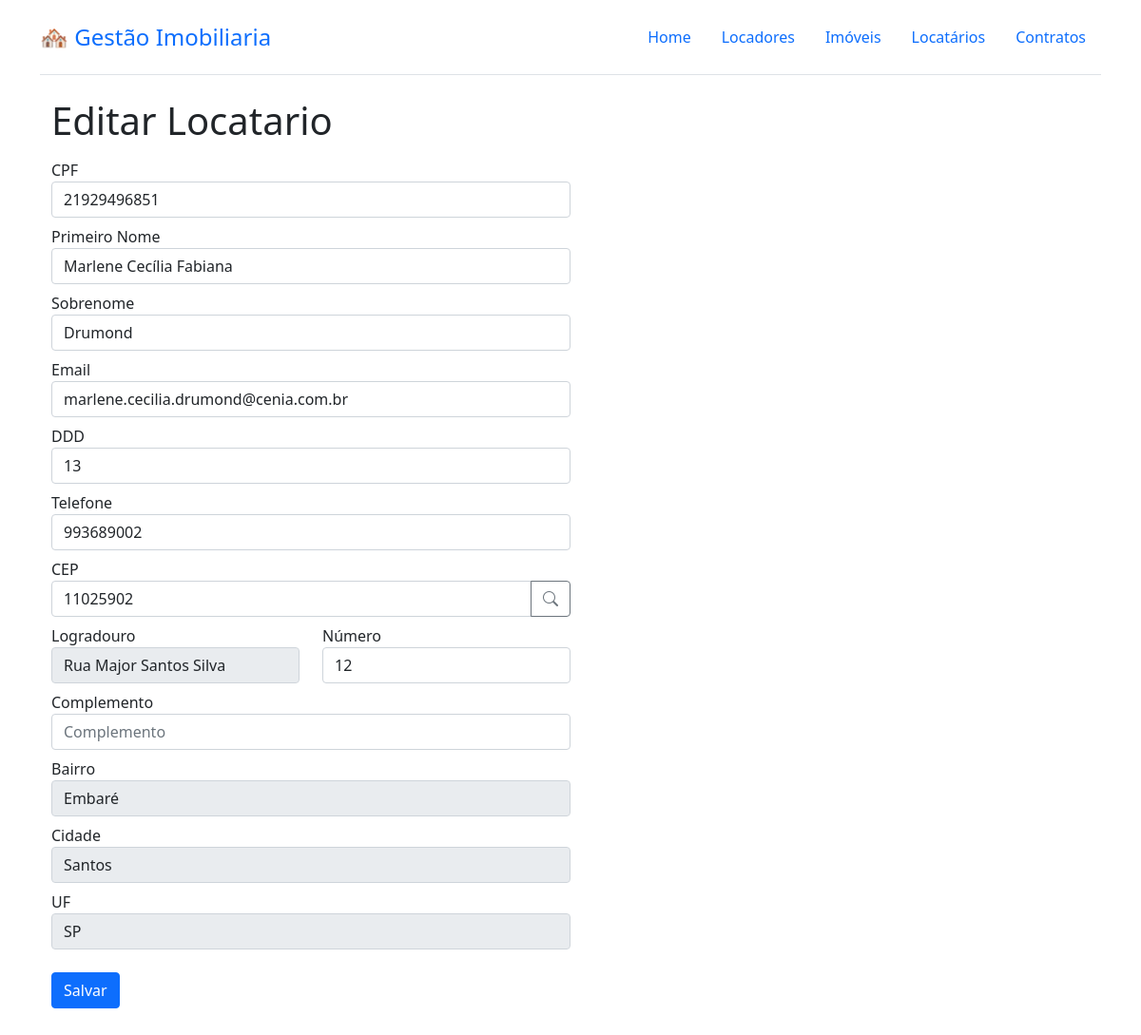
Page /locatario/1 on the committed database.
### tables this page shows
CREATE TABLE `locatario` (
	`id` integer primary key NOT NULL UNIQUE,
	`cpf` TEXT NOT NULL,
	`primeiro_nome` TEXT NOT NULL,
	`ultimo_nome` TEXT NOT NULL,
	`email` TEXT NOT NULL,
	`ddd` INTEGER NOT NULL,
	`telefone` TEXT NOT NULL,
	`cep` TEXT NOT NULL,
	`logradouro` TEXT NOT NULL,
	`numero` TEXT NOT NULL,
	`complemento` TEXT,
	`bairro` TEXT NOT NULL,
	`cidade` INTEGER NOT NULL,
	`uf` INTEGER NOT NULL
);

### gestao_imobiliaria/views/locatario.py (the view, shortened to what this page needs)
@locatario.route("/locatario/<int:id>", methods=["GET", "POST"])
def edit(id: int):
    db = get_db()
    form = LocatarioForm()
    locatario = db.execute("SELECT * FROM locatario WHERE id = ?", (id,)).fetchone()
    if locatario is None:
        abort(404, "Locatario id {0} doesn't exist.".format(id))
    if request.method == "GET":
        form.cpf.data = locatario["cpf"]
        form.primeiro_nome.data = locatario["primeiro_nome"]
        form.ultimo_nome.data = locatario["ultimo_nome"]
        form.email.data = locatario["email"]
        form.ddd.data = locatario["ddd"]
        form.telefone.data = locatario["telefone"]
        form.cep.data = locatario["cep"]
        form.logradouro.data = locatario["logradouro"]
        form.numero.data = locatario["numero"]
        form.complemento.data = locatario["complemento"]
        form.bairro.data = locatario["bairro"]
        form.cidade.data = locatario["cidade"]
        form.uf.data = locatario["uf"]
    return render_template("form.html", form=form, page_title="Editar Locatario")

### gestao_imobiliaria/forms.py
class LocatarioForm(FlaskForm):
    cpf = StringField("CPF")
    primeiro_nome = StringField("Primeiro Nome")
    ultimo_nome = StringField("Sobrenome")
    email = StringField("Email")
    ddd = IntegerField("DDD")
    telefone = StringField("Telefone")
    cep = StringField("CEP")
    logradouro = StringField("Logradouro")
    numero = IntegerField("Número")
    complemento = StringField("Complemento")
    bairro = StringField("Bairro")
    cidade = StringField("Cidade")
    uf = StringField("UF")
    submit = SubmitField("Salvar")

### gestao_imobiliaria/db.py (called while the page is built)
def get_db():
    if "db" not in g:
        g.db = sqlite3.connect(
            os.getenv("DATABASE_URL"), detect_types=sqlite3.PARSE_DECLTYPES
        )
        g.db.row_factory = sqlite3.Row
    return g.db

### gestao_imobiliaria/templates/form.html (shortened to what this page needs)
{% extends "base.html" %}
{% block content %}
  <div class="container justify-content-left w-100 position-relative">
   <div>
      <h1>{{page_title.title()}}</h1>
    </div>
    <form action="" method="POST" class="w-50">
        {% set row_open = false %}
        {% for field in form %}
            {% if (field.type != "SubmitField") and (field.type != "CSRFTokenField") %}
                {% if field.label.text == "Logradouro"%}
                    <div class="row">
                        <div class="col-md-6">
                            <div class="form-group">
                                {{ form.logradouro.label(class="form-label mb-0 mt-2") }}
                                {{ form.logradouro(class="form-control", placeholder=form.logradouro.label.text) }}
                            </div>
                        </div>
                        <div class="col-md-6">
                            <div class="form-group">
                                {{ form.numero.label(class="form-label mb-0 mt-2") }}
                                {{ form.numero(class="form-control", placeholder=form.numero.label.text) }}
                            </div>
                        </div>
                    </div>
                {% elif field.label.text == "Número" %}
                {% elif field.label.text == "CEP" %}
                    <div class="form-group">
                    {{ field.label(class="form-label mb-0 mt-2") }}
                    <div class="input-group mb-0">
                        {{ field(class="form-control", placeholder=field.label.text, maxlength="9" )}}
                        <button class="btn btn-outline-secondary" type="button" id="button-addon2" onclick="pesquisacep(document.getElementById('cep').value);"><i class="bi bi-search"></i></button>
                    </div>
                    </div>
                {% else %}
                    {% if field.type == 'SelectField' %}
                        <div class="form-group">
                            {{ field.label(class="form-label mb-0 mt-2") }}
                            {{ field(class="form-select", placeholder=field.label.text) }}
                        </div>
                    {% else %}
                        <div class="form-group">
                            {{ field.label(class="form-label mb-0 mt-2") }}
                            {{ field(class="form-control", placeholder=field.label.text) }}
                        </div>
                    {% endif %}
                {% endif %}
            {% endif %}
        {% endfor %}
          <div class="form-group pt-4 mb-5">
              {{ form.submit(class="btn btn-primary") }}
          </div>
    </form>
  </div>
{% endblock %}

### rows in the picture
locatario: cpf "21929496851" "Marlene Cecília Fabiana" "Drumond" "marlene.cecilia.drumond@cenia.com.br" "13" "993689002" "Embaré" "Santos" "SP", cep "11025902", logradouro "Rua Major Santos Silva", numero "12"

### other values in the picture
{{ page_title.title() }} "Editar Locatario"
{{ field.label(class="form-label mb-0 mt-2") }} "CPF" "Primeiro Nome" "Sobrenome" "Email" "DDD" "Telefone" "Complemento" "Bairro" "Cidade" "UF"
{{ field.label(class="form-label mb-0 mt-2") }} "CEP"
